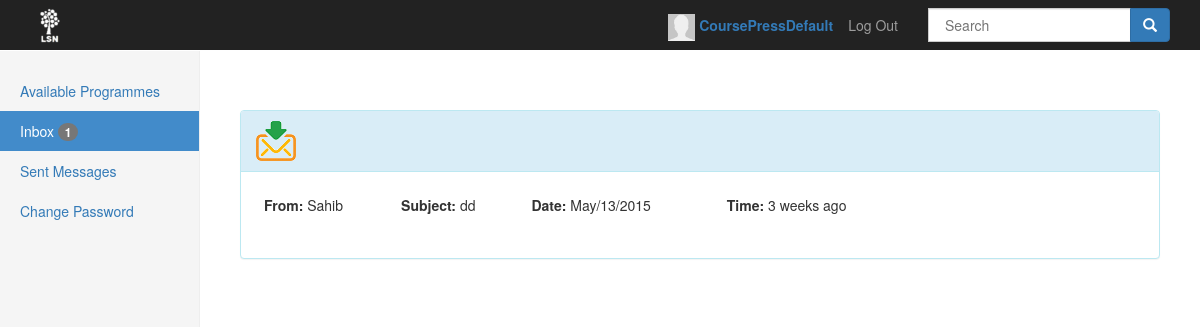
The page /Feed/index.php?Inbox&id=0 (signed in) on the database as committed earlier.
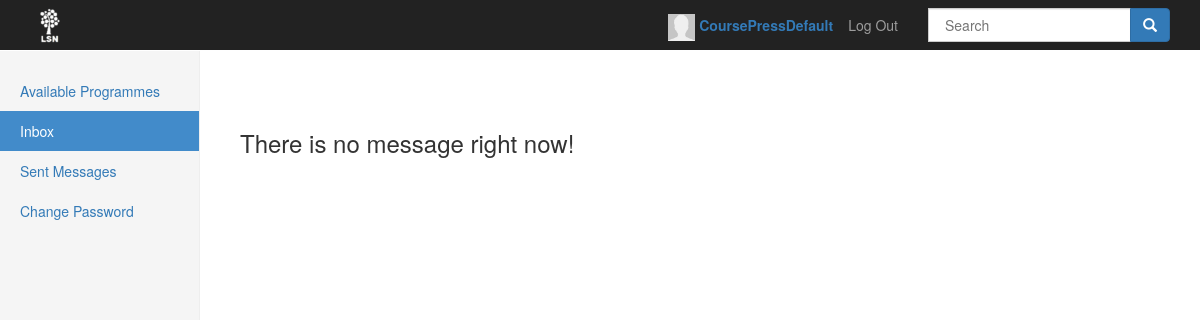
The same page on the database as committed later.
### tables this page shows
CREATE TABLE IF NOT EXISTS `messages` (
  `MsgId` int(11) NOT NULL AUTO_INCREMENT,
  `FromName` varchar(32) NOT NULL,
  `Subject` varchar(255) NOT NULL,
  `Date` varchar(32) NOT NULL,
  `Time` int(11) NOT NULL,
  `Messages` text NOT NULL,
  `Open` int(11) NOT NULL,
  `UserId` int(11) NOT NULL,
  `NEWMSGID` int(11) DEFAULT NULL,
  PRIMARY KEY (`MsgId`),
  KEY `MsgId` (`MsgId`)
);

### Feed/Controller/MasterController.php (called while the page is built, shortened)
<?php
require_once("Model/LoginModel.php");
require_once("View/BaseView.php");
require_once('View/ProfileView.php');
require_once("View/InboxView.php");
require_once('Model/Messages.php');
require_once('Model/Dao/MessagesRepository.php');
class MasterController extends Navigation
{
	private $loginController;
    private $model;
    private $forgetPasswordView;
    private $userRepository;
    private $emailExp;
    private $inboxView;
    private $programView;
	function __construct()
	{
      	$this->userRepository = new UserRepository();
      	$this->messageRepository = new MessagesRepository();
      	$this->messages = new Messages();
      	$this->model = new LoginModel();
		$this->forgetPasswordView = new ForgetPasswordView();
		$this->htmlView = new HTMLView();
		$this->resetPassword = new ResetPasswordView();
		$this->changePasswordView = new ChangePasswordView();
		$this->inboxView = new InboxView($this->model,$this->messages,$this->htmlView,$this->userRepository,$this->messageRepository);
      	$this->programView = new ProgramView($this->model,$this->messageRepository);
      	$this->loginController = new LoginController();
      	$this->emailExp = "/^[a-z0-9\å\ä\ö._-]+@[a-z0-9\å\ä\ö.-]+\.[a-z]{2,6}$/i";
	}
		public function doControll()
		{
			try
			{
			    if ($this->forgetPasswordView->pressSubmitToSend() && !$this->resetPassword->issetCode())
				{
					if (!preg_match($this->emailExp, $this->getEmail()))
					{
						$msgId = 22;
    				    $this->loginMessage = new LoginMessage($msgId);
		                $message = $this->loginMessage->getMessage();
		                $this->forgetPasswordView->setMessage($message);
		                return  $this->forgetPasswordView->showForgetPasswordPage();
					}
					else
					{
						$userEmail = $this->userRepository->getEmailForResetPassword($this->getEmail());
					  if($userEmail != ""){
						if($this->getEmail() == $userEmail->getEmail()) {
							$date = date('Y-m-d H:i:s');
							$this->code = rand(10000,1000000);
							$to = $userEmail->getEmail();
							$subject = "LSN/ Forgot password";
							$message = "Hej!
							(Det här meddelandet går inte att svara på).
							OBS// Länken är endast aktiv i 20 minuter.
							För att ändra lösenordet klicka på länken nedan:
							http://www.sahibsahib.com/LSN/Feed/?gjaQwrA=$this->code&kjAmsdNg";
							$headers = 'From: LSN@sahibsahib.com' . "\r\n" .
									   'X-Mailer: PHP/' . phpversion();
							$this->userRepository->resetPassword($this->code,$this->getEmail());
							$this->userRepository->resetPasswordTime($date,$this->getEmail());
							if (mail($to, $subject, $message,$headers))
							{
								$msgId = 42;
								$this->loginMessage = new LoginMessage($msgId);
				                $message = $this->loginMessage->getMessage();
				                $this->forgetPasswordView->setMessage($message);
				                return  $this->forgetPasswordView->showForgetPasswordPage();
							 }
							}
					}
					else
						  {
								$msgId = 42;
								$this->loginMessage = new LoginMessage($msgId);
				                $message = $this->loginMessage->getMessage();
				                $this->forgetPasswordView->setMessage($message);
				                return  $this->forgetPasswordView->showForgetPasswordPage();
						}
					 }
	            }
	             else if ($this->loginController->isAuthenticated() && $this->inboxView->didUserPressToInbox())
	             {
	            			if ($this->inboxView->getId() == $this->model->getId()) {
	            				 return $this->inboxView->rednerInbox();
	            			}
	            			else
	            			{
	            				return $this->inboxView->redirectToErrorPage();
	            			}
	            }
			}
			catch (Exception $e)
			{
				error_log($e->getMessage() . "\n", 3, Settings::$ERROR_LOG);
            	if (Settings::$DO_DEBUG)
            	{
                	throw $e;
                }
                else
                {
                	return $this->inboxView->redirectToErrorPage();
                }
			}
	}
}

### Feed/index.php (called while the page is built, shortened)
<?php
require_once('Controller/MasterController.php');
require_once("View/BaseView.php");
try
{
	$masterController = new MasterController();
	$html = $masterController->doControll();
}
catch (Exception $e)
{
	error_log($e->getMessage() . "\n", 3, Settings::$ERROR_LOG);
	if (Settings::$DO_DEBUG)
	{
		throw $e;
	}
}
?>

### Feed/Model/LoginModel.php (called while the page is built, shortened)
<?php
class LoginModel{
    public function getId()
    {
        return $_SESSION['id'];
    }
}

### Feed/Model/Messages.php (called while the page is built, shortened)
<?php
	require_once('Model/Dao/MessagesRepository.php');
 	class Messages {
 		private $messagesRepository;
 		public function __construct() {
 			$this->messagesRepository = new MessagesRepository();
 		}
 		public function getMsgForUser($userId) {
			return $this->messagesRepository->GetMessagesForUser($userId);
		}
 	}

### Feed/Model/Dao/Repository.php (called while the page is built, shortened)
<?php
abstract class Repository
{
	protected $dbConnection;
    protected function connection()
    {
	    try
	    {
	    	if ($this->dbConnection == null)
	    	{
	            $this->dbConnection = new PDO(Settings::$DB_CONNECTION, Settings::$DB_USERNAME, Settings::$DB_PASSWORD);
		        $this->dbConnection->setAttribute(PDO::ATTR_ERRMODE, PDO::ERRMODE_EXCEPTION);
		        return $this->dbConnection;
	    	}
		}
		catch (Exception $e)
		{
			error_log($e->getMessage() . "\n", 3, Settings::$ERROR_LOG);
	    	if (Settings::$DO_DEBUG)
	    	{
	        	throw $e;
	        }
	        else
	        {
	        	header("Location: /". Settings::$ROOT_PATH . "/error.html");
				die('An unknown error has happened');
	        }
		}
  	}
}

### Feed/Model/Dao/MessagesRepository.php (called while the page is built, shortened)
<?php
require_once('Model/Dao/Repository.php');
require_once('Model/MessageModel.php');
 class MessagesRepository extends Repository
 {
	private static $MsgId  = "MsgId";
	private static $FromName = "FromName";
	private static $UserId = "UserId";
	private static $Subject = "Subject";
	private static $Date = "Date";
	private static $Time = "Time";
	private static $Messages = "Messages";
	private static $Open = "Open";
	private $db;
	private $table;
	public function __construct() {
		$this->table = "messages";
		$this->db = $this->connection();
	}
 	public function GetMessagesForUser($userId) {
		try
		{
			$array = array();
			$sql = "SELECT * FROM $this->table  WHERE ".self::$UserId."= ? ORDER BY " . self::$MsgId . " DESC LIMIT 0,6";
			$query = $this->db->prepare($sql);
			$params = array($userId);
			$query->execute($params);
			$results = $query->fetchAll();
 			if ($results) {
 			  foreach($results as $result) {
					$array[] = new MessageModel($result[self::$MsgId],$result[self::$FromName],$result[self::$Subject],$result[self::$Date],$result[self::$Time],$result[self::$Messages],$result[self::$Open],$result[self::$UserId]);
			  }
			  return $array;
 			}
			return NULL;
		}
		catch (PDOException $e)
		{
			header("Location: /". Settings::$ROOT_PATH . "/error.html");
			die('An unknown error has happened');
		}
	}
 }

### Feed/Model/MessageModel.php (called while the page is built, shortened)
<?php
	class MessageModel {
		private $MsgId;
		private  $FromName;
		private  $Subject;
		private  $Date;
		private  $Time;
		private  $Open;
		public function __construct($MsgId, $FromName, $Subject, $Date, $Time, $Messages, $Open, $userid) {
			$this->MsgId = $MsgId;
			$this->FromName = $FromName;
			$this->Subject = $Subject;
			$this->Date = $Date;
			$this->Time = $Time;
			$this->Open = $Open;
		}
		public function getMsgId() {
			return $this->MsgId;
		}
		public function getFromName() {
			return $this->FromName;
		}
		public function getSubject() {
			return $this->Subject;
		}
		public function getDate() {
			return $this->Date;
		}
		public function getTime() {
			return $this->Time;
		}
		public function getOpen() {
			return $this->Open;
		}
	}

### Feed/helper/time.php (called while the page is built, shortened)
<?php
function time_passed($timestamp){
    $timestamp      = (int) $timestamp;
    $current_time   = time();
    $diff           = $current_time - $timestamp;
    $intervals      = array (
        'year' => 31556926, 'month' => 2629744, 'week' => 604800, 'day' => 86400, 'hour' => 3600, 'minute'=> 60
    );
    if ($diff >= $intervals['week'] && $diff < $intervals['month'])
    {
        $diff = floor($diff/$intervals['week']);
        return $diff == 1 ? $diff . ' week ago' : $diff . ' weeks ago';
    }
}
?>

### Feed/View/InboxView.php (the view, shortened to what the rows shown need)
<?php
	require_once('View/BaseView.php');
	require_once('helper/time.php');
	class InboxView extends BaseView
	{
		  private $messages;
		  protected $loginModel;
		  private $messagesRepository;
		public function __construct(LoginModel $model,Messages $messages,HTMLView $mainView,UserRepository $userRepository,MessagesRepository $messagesRepository)
		{
		    $this->messages = $messages;
		    $this->loginModel = $model;
		    $this->messagesRepository = $messagesRepository;
		}
		public function InboxHTML() {
			    $inboxes = $this->messages->getMsgForUser($this->loginModel->getId());
			    $html = $this->cssView("Inbox");
			    $open = $this->messagesRepository->getIfOpenOrNot($this->loginModel->getId());
		                  if ($open != null) {
		                       if ($open == 1) {
                         $html .= '<li class="active"><a name="Inbox" href="?' . $this->inboxLocation ."&".$this->id."=".$this->loginModel->getId().'">Inbox <span class="badge">1</span></a></li>';
                       }
                       else {
                           $html .= '<li class="active"><a name="Inbox" href="?' . $this->inboxLocation ."&".$this->id."=".$this->loginModel->getId().'">Inbox  <span class="badge">' . $open . '</span></a></li>';
                       }
		                  }
		                  else {
		                      $html .= '<li class="active"><a name="Inbox" href="?' . $this->inboxLocation ."&".$this->id."=".$this->loginModel->getId().'">Inbox</a></li><span class="sr-only">(current)</span></a></li>';
		                  }
		              $html .= '<li><a name="Inbox" href="?' . $this->sendLocation ."&".$this->id."=".$this->loginModel->getId().'">Sent Messages</a></li>'.
		              '<li><a href="?' . $this->changePasswordLocation . '">Change Password</span></a></li>
		              </ul>
		            </div>';
		            $html .= '<div class="col-sm-9 col-sm-offset-3 col-md-10 col-md-offset-2 main">
		            ' . $this->message . '';
				$html .= '</br>'.
					'<script type="text/javascript" src="js/jquery.js"></script>'.
					'<script type="text/javascript" src="js/LoadMoreMessages.js"></script>'.
					'<script type="text/javascript">var user_id = ' . $this->getId() . ';</script>' .
					'<script type="text/javascript" src="js/inboxJS.js"></script>'.
					'</br>';
			$html .=
					'<div id="msg">';
					if ($inboxes != null) {
						foreach ($inboxes as $inbox) {
							if ($inbox->getOpen() == 0) {
							$open = '<img src="View/DefaultImages/msg.png" alt="NotOpened" title="NotOpened" />';
							}
							else {
								$open ='<img src="View/DefaultImages/new.png" alt="Opened" title="Opened" />';
							}
						    $html .=
								'<div id="msg'.$inbox->getMsgId().'" class="msg">'.
								'<div class="panel panel-info">
           						 <div class="panel-heading">
           					   <h3 class="panel-title"><a href="?'.$this->msgLocation.'&'.$this->id.'='.$inbox->getMsgId().'">'.$open.'</a></h3>
          					  </div>
          					  <div class="panel-body">
          					    <div class="row">
			                <div class=" col-md-9 col-lg-9 ">
			                  <table class="table table-user-information">
			                    <tbody style ="word-break: break-all;">
			                      <tr><td><strong >From: </strong> '.BaseView::escape($inbox->getFromName()).'</td>'.
								'<td><strong>Subject: </strong> '.BaseView::escape($inbox->getSubject()).'</td>'.
								'<td><strong>Date: </strong> '.BaseView::escape($inbox->getDate()).'</td>'.
								'<td><strong>Time: </strong> '.time_passed($inbox->getTime()).'</td>'.
								'</tr>
			                    </tbody>
			                  </table>
			                </div>
			                </div>
			              </div>
			            </div>'.
					'</div>';
						}
					}
					else
					{
						$html .= '<div id="msg">'.
								 '<h3>There is no message right now!</h3>'.
								 '</div">';
					}
			     $html .= '</div><p id="loader"><img src="View/DefaultImages/ajax-loader.gif"></p>
<script src="js/jquery.min.js"></script>
          <script src="js/bootstrap.min.js"></script>
          <script src="js/ie10-viewport-bug-workaround.js"></script>
			      </body>
			    </html>';
			return $html;
		}
		public function rednerInbox() {
			return $this->InboxHTML();
		}
	}

Rows that differ between the two databases and show on the page:
removed messages: Open 0 (drawn), FromName "Sahib", Subject "dd", Date "May/13/2015", Time "3 weeks ago"
Other text that changed with them:
text no longer shown: "1"
text now shown: "There is no message right now!"
